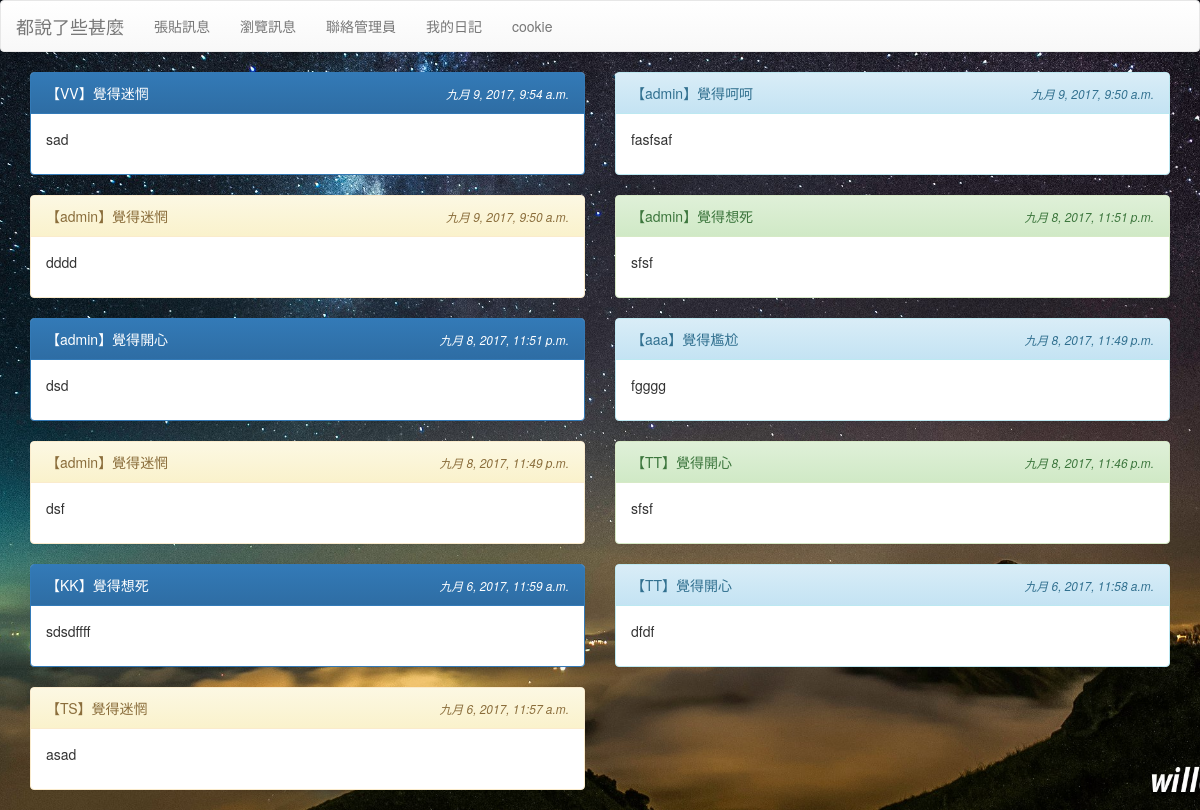
The page /talklist/ on the database its author committed.
### mainsite/models.py (models this page shows, shortened)
class Talk(models.Model):
    mood = models.ForeignKey('Mood', on_delete=models.CASCADE)
    nickname = models.CharField(max_length=10, default='匿名者')
    message = models.TextField(null=False)
    del_pass = models.CharField(max_length=10)
    pub_time = models.DateTimeField(auto_now=True)

class Mood(models.Model):
    status = models.CharField(max_length=10, null=False)
    def __unicode__(self):
        return self.status

### mainsite/views.py (the view)
# urls.py: url(r'^talklist/', talklist),
def talklist(request):
    template = get_template('talklist.html')
    posts = Talk.objects.order_by('-pub_time')[:30]
    html = template.render(locals())
    return HttpResponse(html)

### templates/talklist.html (shortened to what this page needs)
<!DOCTYPE html>
<html lang="en">
<head>
    {% include 'extend.html' %}
</head>
<body>
    <nav class='navbar navbar-default'>
        <div class='container-fluid'>
            <div class='navbar-header'>
                <div class='navbar-brand' align=center>
                    都說了些甚麼
                </div>
            </div>
            <ul class='nav navbar-nav'>
                <li><a href='/talk/'>張貼訊息</a></li>
				<li><a href='/talklist/'>瀏覽訊息</a></li>
				<li><a href='/mail/'>聯絡管理員</a></li>
				<li><a href='/diary/'>我的日記</a></li>
				<li><a href='/cookie/'>cookie</a></li
            </ul>
        </div>
    </nav>
{% load static %}
<link rel="stylesheet" type="text/css" href="{% static 'css/try.css' %}" />
<div class='container'>
{% for p in posts %}
    {% cycle "<div class='row'> <div class='col-md-6'>" "<div class='col-md-6'>" %}
        <div class='panel {%cycle "panel-primary" "panel-info" "panel-warning" "panel-success" %}'>
            <div class='panel-heading'>
                <table width='100%'>
                    <tr>
                        <td>
                            【{{ p.nickname }}】覺得{{ p.mood }}
                        </td>
                        <td align=right>
                            <i><small>{{ p.pub_time }}</small></i>
                        </td>
                    </tr>
                </table>
            </div>
            <div class='panel-body'>{{ p.message | linebreaks }}</div>
        </div>
    </div>
    {% cycle "" "</div>"%}
{% endfor %}
</div>
</body>
</html>

### static/css/try.css (style rules this page uses)
body { margin : 0; padding : 0; background: white url("images/backend.jpg") center center fixed no-repeat; background-size: cover; }

### rows shown on the page
Talk: nickname "VV", mood "迷惘", pub_time "九月 9, 2017, 9:54 a.m.", message "sad"
Talk: nickname "admin", mood "呵呵", pub_time "九月 9, 2017, 9:50 a.m.", message "fasfsaf"
Talk: nickname "admin", mood "迷惘", pub_time "九月 9, 2017, 9:50 a.m.", message "dddd"
Talk: nickname "admin", mood "想死", pub_time "九月 8, 2017, 11:51 p.m.", message "sfsf"
Talk: nickname "admin", mood "開心", pub_time "九月 8, 2017, 11:51 p.m.", message "dsd"
Talk: nickname "aaa", mood "尷尬", pub_time "九月 8, 2017, 11:49 p.m.", message "fgggg"
Talk: nickname "admin", mood "迷惘", pub_time "九月 8, 2017, 11:49 p.m.", message "dsf"
Talk: nickname "TT", mood "開心", pub_time "九月 8, 2017, 11:46 p.m.", message "sfsf"
Talk: nickname "KK", mood "想死", pub_time "九月 6, 2017, 11:59 a.m.", message "sdsdffff"
Talk: nickname "TT", mood "開心", pub_time "九月 6, 2017, 11:58 a.m.", message "dfdf"
Talk: nickname "TS", mood "迷惘", pub_time "九月 6, 2017, 11:57 a.m.", message "asad"
